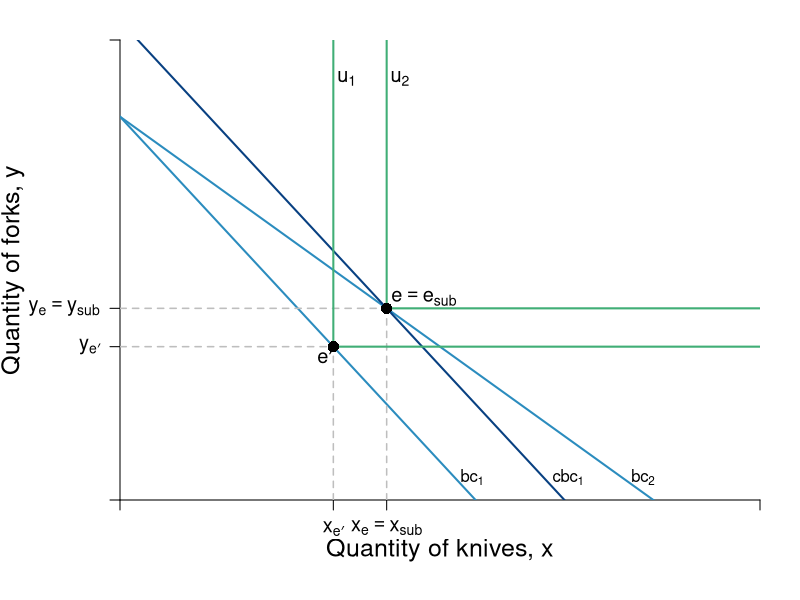

Generate this figure with R:
#Graph Designers: Simon Halliday + Scott Cohn
#Authors: Bowles and Halliday
#Title: Microeconomics: Competition, Conflict and Coordination


require(shape)
pdf(file = "indmarketdemand/decomposition_leontief.pdf", width = 8, height = 8)

#Set parameters for graphics
axislabelsize <- 1.5
labelsize <- 1.2
graphlinewidth <- 2
segmentlinewidth <- 1.5

COL <- c("#7fc97f", "#beaed4", "#fdc086", "#ffff99", "#386cb0", "#f0027f", "#bf5b17", "#666666")
COLA <- c("#99d8c9","#66c2a4","#41ae76", "#238b45", "#005824")
COLB <- c("#4eb3d3", "#2b8cbe", "#0868ac","#084081")

#Edited the margins to cater for the larger LHS labels
par(mar =  c(5, 6, 2, 2))

mrsA <- function(x, rmax = 10, xmax = 20) {
  rmax - (rmax/xmax)*x
}

uA <- function(x, y, rmax = 2, xmax = 12) {
  y + rmax*x - (1/2)*(rmax/xmax)*x^2
}

indiffA1 <- function(x, uA = 10, rmax = 2.5, xmax = 10) {
  uA - rmax*x + (1/2)*(rmax/xmax)*(x^2)
}

offerCurve <- function(x, w, rmax = 2, xmax = 12) {
  w - rmax*x + (rmax/xmax)*x^2
}

bcA <- function(x, w = 20, px = 2, py = 2) {
  w/(py) - (px/py)*x
}


xlims <- c(0, 12)
ylims <- c(0, 12)

npts <- 501 
x <- seq(xlims[1], xlims[2], length.out = npts)
y <- seq(ylims[1], ylims[2], length.out = npts) 
a <- c(13, 16.75, 19.25)

plot(0, 0, xlim = xlims, ylim = ylims, type = "n",
     xlab = expression(paste("")),
     ylab = expression(paste("")), 
     xaxt = "n", 
     yaxt = "n", 
     cex.lab = axislabelsize, 
     bty = "n",
     xaxs="i", 
     yaxs="i")


ticksy <- c(0, 4, 5 , ylims[2])
ylabels <- c(NA, expression(paste(y[e*minute])), expression(paste(y[e]== y[sub])), NA)
ticksx <- c(0, 4, 5,  xlims[2])
xlabels <- c(NA, expression(paste(x[e*minute])), expression(paste(x[e] == x[sub])), NA)


axis(1, at = ticksx, pos = 0, labels = xlabels, cex.axis = labelsize)
axis(2, at = ticksy, pos = 0, labels = ylabels, las = 1, cex.axis = labelsize)

npts <- 500 
xx1 <- seq(xlims[1], xlims[2], length.out = npts)

#lines(xx1, bcA(xx1, w = 10, p = 1.5), col = COLB[3], lwd = graphlinewidth)
#lines(xx1, bcA(xx1, w = 20, px = 1.333), col = COLB[3], lwd = graphlinewidth)
lines(xx1, bcA(xx1, w = 20, px = 2), col = COLB[2], lwd = graphlinewidth)
lines(xx1, bcA(xx1, w = 20, px = 3), col = COLB[2], lwd = graphlinewidth)
lines(xx1, bcA(xx1, w = 25, px = 3), col = COLB[4], lwd = graphlinewidth)


#Label the axes
#mtext(expression(paste("Quantity of knives, ", x)), side=1, line = 2.5, cex = axislabelsize)
text(0.5*xlims[2], ylims[1] - 0.11*ylims[2], expression(paste("Quantity of knives, ", x)), xpd = TRUE, cex = axislabelsize) 
text(-2, 0.5*ylims[2], expression(paste("Quantity of forks, ", y)), xpd = TRUE, cex = axislabelsize, srt = 90) 

#Label the indifference curves
text(4.25, 11, expression(u[1]), cex = labelsize)
text(5.25, 11, expression(u[2]), cex = labelsize)
#text(6.25, 11, expression(u[3]), cex = labelsize)

#Label the price lines
text(6.6, 0.6, expression(paste(bc[1])))
#text(6.6, 1, expression(paste(p[x] == 3)))
text(9.8, 0.6, expression(paste(bc[2])))
#text(9.8, 1, expression(paste(p[x] == 2)))
text(8.4, 0.6, expression(paste(cbc[1])))
#text(11.4, 3, expression(paste(p[x] == 1.33)))

#Label the offer curve
# text(11, 10.25, expression("Price"), cex = labelsize)
# text(11, 9.75, expression("Offer"), cex = labelsize)
# text(11, 9.25, expression("Curve"), cex = labelsize)

#Segments for points on Offer curve
segments(0, 4, 4, 4, lty = 2, col = "gray" , lwd = segmentlinewidth)
segments(4, 0, 4, 4, lty = 2, col = "gray" , lwd = segmentlinewidth)
segments(0, 5, 5, 5, lty = 2, col = "gray" , lwd = segmentlinewidth)
segments(5, 0, 5, 5, lty = 2, col = "gray" , lwd = segmentlinewidth)
# segments(0, 6, 6, 6, lty = 2, col = "gray" , lwd = segmentlinewidth)
# segments(6, 0, 6, 6, lty = 2, col = "gray" , lwd = segmentlinewidth)

# Add Leontief
segments(4, 4, 4, 22, lty = 1, col = COLA[3] , lwd = graphlinewidth)
segments(4, 4, 19, 4, lty = 1, col = COLA[3] , lwd = graphlinewidth)

segments(5, 5, 5, 22, lty = 1, col = COLA[3] , lwd = graphlinewidth)
segments(5, 5, 22, 5, lty = 1, col = COLA[3] , lwd = graphlinewidth)

#segments(6, 6, 6, 22, lty = 1, col = COLA[3] , lwd = graphlinewidth)
#segments(6, 6, 25, 6, lty = 1, col = COLA[3] , lwd = graphlinewidth)

#Add the offer curve (superimposed on the indifference curves tangent to the price lines)
#segments(2, 2, 23, 23, lty = 1, col = COL[3], lwd = graphlinewidth)

#Annotate points on offer curve mrs = p for each of p = 1, 0.5, 0.25
#Where mrs = 2 - (1/6)*x
points(4, 4, pch = 16, col = "black", cex = 1.5)
points(5, 5, pch = 16, col = "black", cex = 1.5)
#points(6, 6, pch = 16, col = "black", cex = 1.5)

text(3.85, 3.75, expression(paste(e*minute)), cex = labelsize)
text(5.7, 5.25, expression(paste(e == e[sub])), cex = labelsize)
#text(5.85, 5.5, expression(paste(c)), cex = labelsize)

dev.off()
